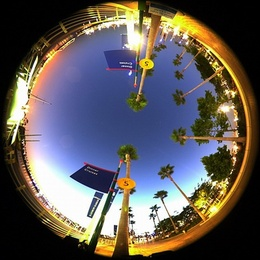
%> input picture f.jpg, 260 x 260 px, shrunk from 400 x 400 before the run
$ octave fish_3D_Cube.m   (GNU Octave 9; MATLAB toolbox functions it lacks are replaced by stand-ins)
%> lines starting %> are read from the running program, lines starting %| are printed output that depends on the picture; in (x1, y1, x2, y2) boxes, pixels count from 0 and x2, y2 are one past the last pixel; in counts of white or black regions, pixels touching at a corner belong together; the program's own positions count from 1
clc;
clear;
I0=imread('f.jpg');
%> I0 is the input picture: size 260x260x3 uint8; mean R, G, B 95.2, 90, 89.3
I0=uint8(rgb2gray(I0));
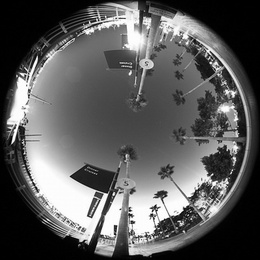
%> I0: size 260x260 uint8; min 0, max 255, mean 91.5
[heigh,width]=size(I0);
%> heigh = 260; width = 260
r=floor((min(heigh,width))/2);   %原图像半径
%> r = 130
oriwidth=2*r;                    %原图像宽长
%> oriwidth = 260
oriheigh=2*r;
%> oriheigh = 260
nwidth=4*r;                      %定义校正后图像大小
%> nwidth = 520
nheigh=4*r;
%> nheigh = 520
% [4 lines of commented-out code are left out]
I1=uint8(zeros(nheigh,nwidth));
p1=r;
%> p1 = 130
m1=r;
%> m1 = 130
n1=r;
%> n1 = 130
xc=r;
%> xc = 130
yc=r;
%> yc = 130
u0=r;
%> u0 = 130
v0=r;
%> v0 = 130
%-------------立方体顶面校正-------%

for i=1:2*r
    for j=1:2*r
        m=i-xc;
        n=j-yc;
        u=(r*m)/(sqrt(m^2+n^2+p1^2));
        v=(r*n)/(sqrt(m^2+n^2+p1^2));
        xft=round(u+u0);
        yft=round(v+v0);
        if (xft<=0)||(xft>oriwidth)||(yft<=0)||(yft>oriheigh)
            I1(r+i,r+j,:)=0;
        elseif (xft >0) && (xft <oriwidth) && (yft>0) && (yft <oriheigh)
             xx= u+u0;
             yy=v+v0;
             a = double(uint16(xx));
             b = double(uint16(yy));
              x11 = double(I0(a,b));                     % x11 <- origImg(a,b)
            x12 = double(I0(a,b+1));                   % x12 <- origImg(a,b+1)
            x21 = double(I0(a+1,b));                   % x21 <- origImg(a+1,b)
            x22 = double(I0(a+1,b+1));                 % x22 <- origImg(a+1,b+1)
            I1(r+i,r+j) = uint8( (b+1-yy) * ((xx-a)*x21 + (a+1-xx)*x11) + (yy-b) * ((xx-a)*x22 +(a+1-xx) * x12) ); %双线性插值
            else
            I1(r+i,r+j) = I0(xft,yft);     % else,apply nearest interpolate
        end
    end
end
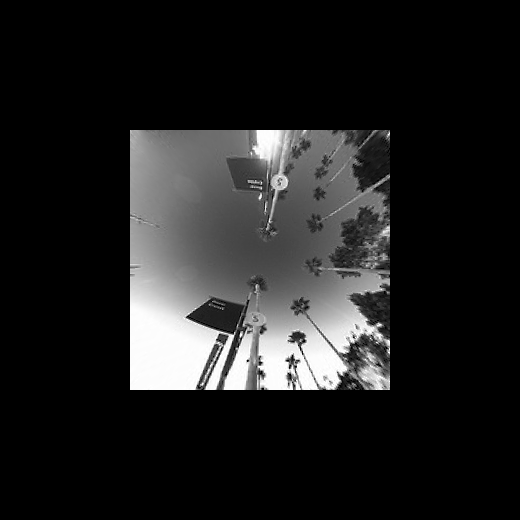
%> I1: size 520x520 uint8; min 0, max 255, mean 32.7
%> after the loop, a = 205; b = 205; x11 = 190; x12 = 146; x21 = 224; x22 = 135; xx = 205.1; yy = 205.1

%%-----------立方体左侧面校正------------------%%
for i=1:2*r
    for j=-r+1:0
        p=j+xc;
        m=i-yc;
        u=(r*m)/(sqrt(m^2+n1^2+p^2));
        v=(r*(-n1))/(sqrt(m^2+n1^2+p^2));
        xft=round(u+u0);
        yft=round(v+v0);
        if (xft<=0)||(xft>oriwidth)||(yft<=0)||(yft>oriheigh)
            I1(r+i,r+j)=0;
        elseif (xft >0) && (xft <oriwidth) && (yft>0) && (yft <oriheigh)
             xx= u+u0;
             yy=v+v0;
             a = double(uint16(xx));
             b = double(uint16(yy));
              x11 = double(I0(a,b));                     % x11 <- origImg(a,b)
            x12 = double(I0(a,b+1));                   % x12 <- origImg(a,b+1)
            x21 = double(I0(a+1,b));                   % x21 <- origImg(a+1,b)
            x22 = double(I0(a+1,b+1));                 % x22 <- origImg(a+1,b+1)
            I1(r+i,j+r) = uint8( (b+1-yy) * ((xx-a)*x21 + (a+1-xx)*x11) + (yy-b) * ((xx-a)*x22 +(a+1-xx) * x12) ); %双线性插值
            else
            I1(r+i,j+r) = I0(xft,yft);     % else,apply nearest interpolate
        end

    end

end
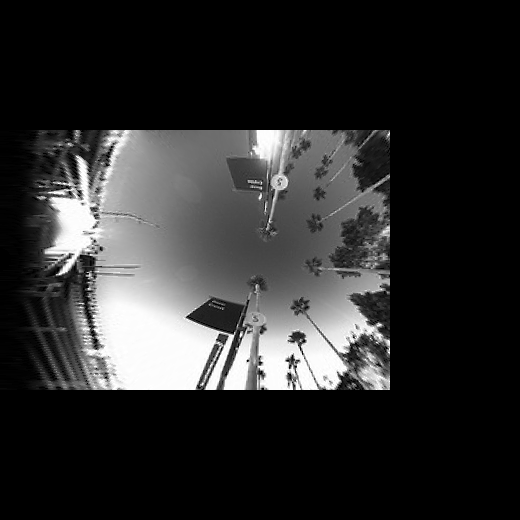
%> I1: size 520x520 uint8; 11.92% of pixels changed, all inside (x1, y1, x2, y2) = (0, 130, 130, 390)
%> after the loop, b = 55; x11 = 253; x12 = 252; x21 = 252; x22 = 251; yy = 54.94

%%-----------立方体右侧面校正------------------%%
for i=1:2*r
    for j=1:r
        p=j-xc;
        m=i-yc;
        u=(r*m)/(sqrt(m^2+n1^2+p^2));
        v=(r*(n1))/(sqrt(m^2+n1^2+p^2));
        xft=round(u+u0);
        yft=round(v+v0);
        if (xft<=0)||(xft>oriwidth)||(yft<=0)||(yft>oriheigh)
            I1(r+i,3*r+j)=0;
        elseif (xft >0) && (xft <oriwidth) && (yft>0) && (yft <oriheigh)
             xx= u+u0;
             yy=v+v0;
             a = double(uint16(xx));
             b = double(uint16(yy));
              x11 = double(I0(a,b));                     % x11 <- origImg(a,b)
            x12 = double(I0(a,b+1));                   % x12 <- origImg(a,b+1)
            x21 = double(I0(a+1,b));                   % x21 <- origImg(a+1,b)
            x22 = double(I0(a+1,b+1));                 % x22 <- origImg(a+1,b+1)
            I1(r+i,3*r+j) = uint8( (b+1-yy) * ((xx-a)*x21 + (a+1-xx)*x11) + (yy-b) * ((xx-a)*x22 +(a+1-xx) * x12) ); %双线性插值
            else
            I1(r+i,3*r+j) = I0(xft,yft);     % else,apply nearest interpolate
        end

    end

end
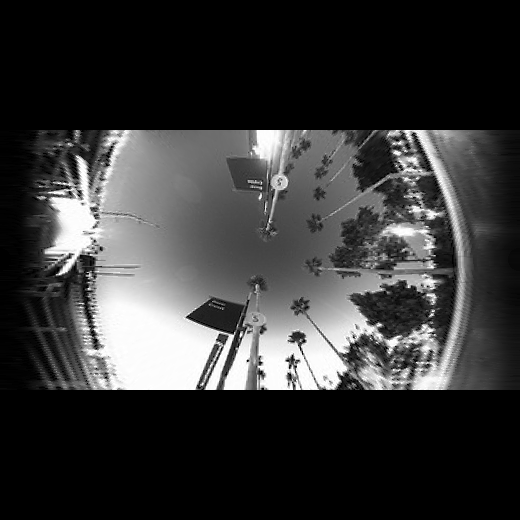
%> I1: size 520x520 uint8; 12.46% of pixels changed, all inside (x1, y1, x2, y2) = (390, 130, 520, 390)
%> after the loop, a = 222; b = 222; x11 = 22; x12 = 11; x21 = 9; x22 = 5; xx = 221.9; yy = 221.9

%%-----------立方体上侧面校正------------------%%
for i=-r+1:0
    for j=1:2*r
        p=i+xc;
        n=j-yc;
        u=(r*(-m1))/(sqrt(m1^2+n^2+p^2));
        v=(r*(n))/(sqrt(m1^2+n^2+p^2));
        xft=round(u+u0);
        yft=round(v+v0);
        if (xft<=0)||(xft>oriwidth)||(yft<=0)||(yft>oriheigh)
            I1(r+i,r+j)=0;
        elseif (xft >0) && (xft <oriwidth) && (yft>0) && (yft <oriheigh)
             xx= u+u0;
             yy=v+v0;
             a = double(uint16(xx));
             b = double(uint16(yy));
              x11 = double(I0(a,b));                     % x11 <- origImg(a,b)
            x12 = double(I0(a,b+1));                   % x12 <- origImg(a,b+1)
            x21 = double(I0(a+1,b));                   % x21 <- origImg(a+1,b)
            x22 = double(I0(a+1,b+1));                 % x22 <- origImg(a+1,b+1)
            I1(r+i,r+j) = uint8( (b+1-yy) * ((xx-a)*x21 + (a+1-xx)*x11) + (yy-b) * ((xx-a)*x22 +(a+1-xx) * x12) ); %双线性插值
            else
            I1(r+i,r+j) = I0(xft,yft);     % else,apply nearest interpolate
        end

    end

end
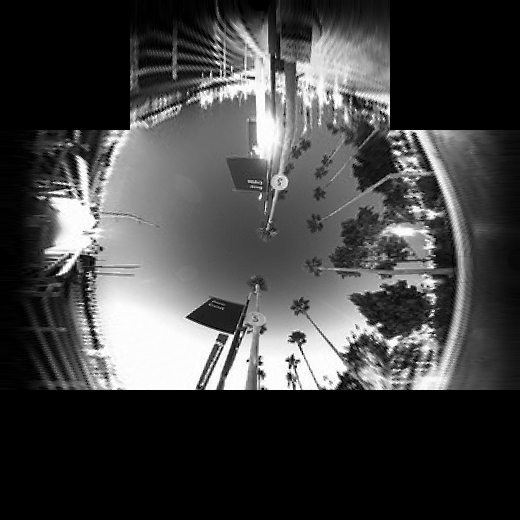
%> I1: size 520x520 uint8; 12.1% of pixels changed, all inside (x1, y1, x2, y2) = (130, 0, 390, 130)
%> after the loop, a = 55; b = 205; x11 = 67; x12 = 152; x21 = 94; x22 = 196; xx = 54.94; yy = 205.1

%%-----------立方体下侧面校正------------------%%
for i=1:r
    for j=1:2*r
        p=i-xc;
        n=j-yc;
        u=(r*(m1))/(sqrt(m1^2+n^2+p^2));
        v=(r*(n))/(sqrt(m1^2+n^2+p^2));
        xft=round(u+u0);
        yft=round(v+v0);
        if (xft<=0)||(xft>oriwidth)||(yft<=0)||(yft>oriheigh)
            I1(3*r+i,r+j)=0;
        elseif (xft >0) && (xft <oriwidth) && (yft>0) && (yft <oriheigh)
             xx= u+u0;
             yy=v+v0;
             a = double(uint16(xx));
             b = double(uint16(yy));
              x11 = double(I0(a,b));                     % x11 <- origImg(a,b)
            x12 = double(I0(a,b+1));                   % x12 <- origImg(a,b+1)
            x21 = double(I0(a+1,b));                   % x21 <- origImg(a+1,b)
            x22 = double(I0(a+1,b+1));                 % x22 <- origImg(a+1,b+1)
            I1(3*r+i,r+j) = uint8( (b+1-yy) * ((xx-a)*x21 + (a+1-xx)*x11) + (yy-b) * ((xx-a)*x22 +(a+1-xx) * x12) ); %双线性插值
            else
            I1(3*r+i,r+j) = I0(xft,yft);     % else,apply nearest interpolate
        end

    end

end
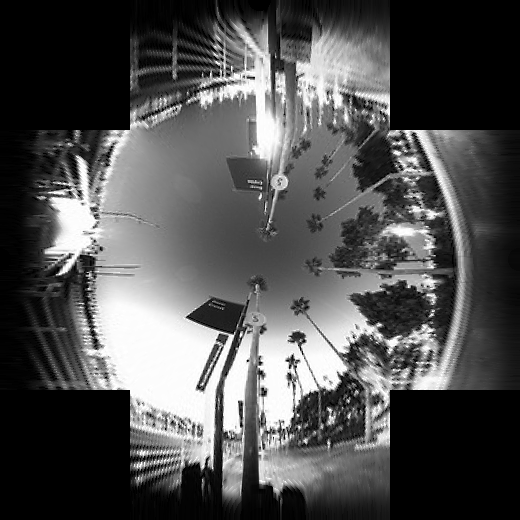
%> I1: size 520x520 uint8; 12.28% of pixels changed, all inside (x1, y1, x2, y2) = (130, 390, 390, 520)
%> after the loop, a = 222; b = 222; x11 = 22; x12 = 11; x21 = 9; x22 = 5; xx = 221.9; yy = 221.9


%figure,imshow(I1);
figure;
subplot(1,2,1),imshow(I0);
subplot(1,2,2),imshow(I1);
